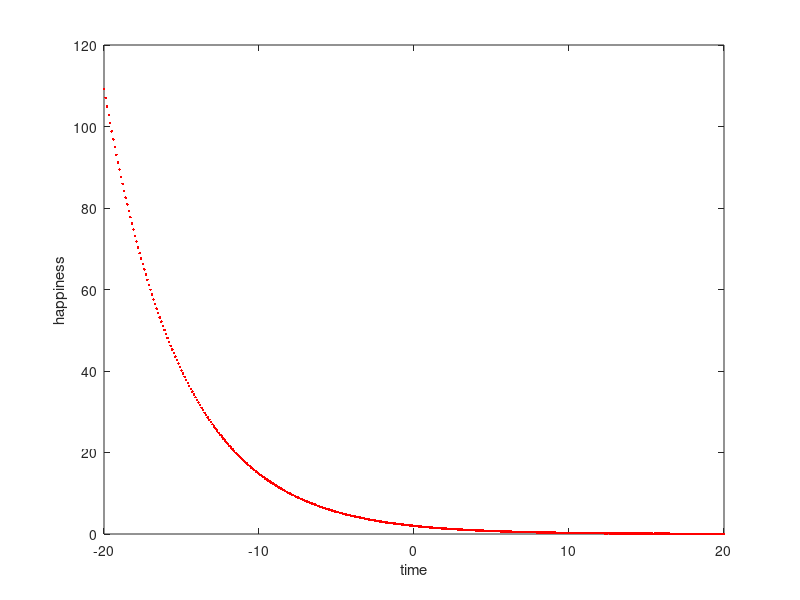

This figure's MATLAB source:
clear all; clc;

% Replace the strings with the correct numbers
x = -20:0.1:20; % Replace the strings with the correct numbers
% Calculate the function
y = 2*exp(-0.2*x)
% Plot the function
plot(x,y, 'r.', 'color', 'red', 'LineWidth', 2)
% X label and Y label
xlabel("time")
ylabel("happiness")